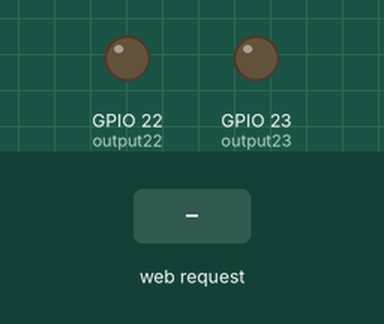
Simulated run of this sketch. Board: ESP32. On the bench: output pins drawn as LEDs (lit = HIGH). The test bench sets the inputs (shaded band). What the sketch prints to the serial monitor is not drawn.

Above: at 1.2 s.
1.3 s: HTTP request GET /22/on received
At 1.8 s:
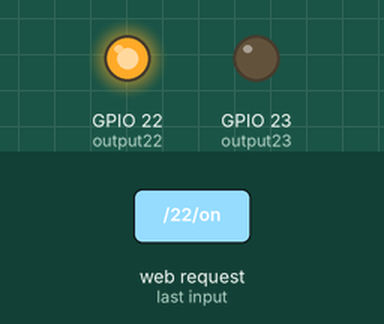
2.8 s: HTTP request GET /23/on received
At 4.0 s:
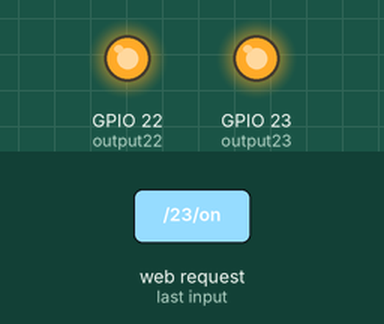
4.3 s: HTTP request GET /22/off received
At 5.3 s:
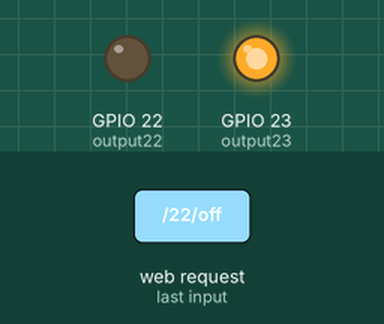
5.8 s: HTTP request GET /23/off received
At 6.4 s:
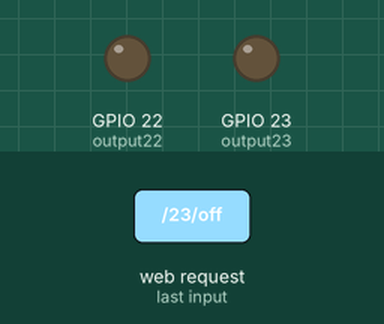
Timing chart, 0 to 8.3 s (numbered marks = the images above; inputs shaded):
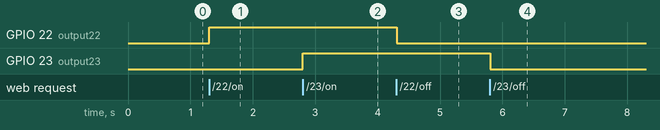

Measured:
- after the input at 1.3 s, GPIO 22 (output22): LOW → HIGH at once
- after the input at 2.8 s, GPIO 23 (output23): LOW → HIGH at once
- after the input at 4.3 s, GPIO 22 (output22): HIGH → LOW at once
- after the input at 5.8 s, GPIO 23 (output23): HIGH → LOW at once

The sketch:

ESP32_AP.ino
```cpp
#include <WiFi.h>

// Replace with your network credentials
const char* ssid     = "ESP32";
const char* password = "";

// Set web server port number to 80
WiFiServer server(80);

// Variable to store the HTTP request
String header;

// Auxiliar variables to store the current output state
String output22State = "off";
String output23State = "off";

// Assign output variables to GPIO pins
const int output22 = 22;
const int output23 = 23;

void setup() {
  Serial.begin(115200);
  // Initialize the output variables as outputs
  pinMode(output22, OUTPUT);
  pinMode(output23, OUTPUT);
  // Set outputs to LOW
  digitalWrite(output22, LOW);
  digitalWrite(output23, LOW);

  // Connect to Wi-Fi network with SSID and password
  Serial.print("Setting AP (Access Point)…");
  // Remove the password parameter, if you want the AP (Access Point) to be open
  WiFi.softAP(ssid, password);

  IPAddress IP = WiFi.softAPIP();
  Serial.print("AP IP address: ");
  Serial.println(IP);

  server.begin();
}

void loop(){
  WiFiClient client = server.available();   // Listen for incoming clients

  if (client) {                             // If a new client connects,
    Serial.println("New Client.");          // print a message out in the serial port
    String currentLine = "";                // make a String to hold incoming data from the client
    while (client.connected()) {            // loop while the client's connected
      if (client.available()) {             // if there's bytes to read from the client,
        char c = client.read();             // read a byte, then
        Serial.write(c);                    // print it out the serial monitor
        header += c;
        if (c == '\n') {                    // if the byte is a newline character
          // if the current line is blank, you got two newline characters in a row.
          // that's the end of the client HTTP request, so send a response:
          if (currentLine.length() == 0) {
            // HTTP headers always start with a response code (e.g. HTTP/1.1 200 OK)
            // and a content-type so the client knows what's coming, then a blank line:
            client.println("HTTP/1.1 200 OK");
            client.println("Content-type:text/html");
            client.println("Connection: close");
            client.println();

            // turns the GPIOs on and off
            if (header.indexOf("GET /22/on") >= 0) {
              Serial.println("GPIO 22 on");
              output22State = "on";
              digitalWrite(output22, HIGH);
            } else if (header.indexOf("GET /22/off") >= 0) {
              Serial.println("GPIO 22 off");
              output22State = "off";
              digitalWrite(output22, LOW);
            } else if (header.indexOf("GET /23/on") >= 0) {
              Serial.println("GPIO 23 on");
              output23State = "on";
              digitalWrite(output23, HIGH);
            } else if (header.indexOf("GET /23/off") >= 0) {
              Serial.println("GPIO 23 off");
              output23State = "off";
              digitalWrite(output23, LOW);
            }

            // Display the HTML web page
            client.println("<!DOCTYPE html><html>");
            client.println("<head><meta name=\"viewport\" content=\"width=device-width, initial-scale=1\">");
            client.println("<link rel=\"icon\" href=\"data:,\">");
            // CSS to style the on/off buttons
            // Feel free to change the background-color and font-size attributes to fit your preferences
            client.println("<style>html { font-family: Helvetica; display: inline-block; margin: 0px auto; text-align: center;}");
            client.println(".button { background-color: #4CAF50; border: none; color: white; padding: 16px 40px;");
            client.println("text-decoration: none; font-size: 30px; margin: 2px; cursor: pointer;}");
            client.println(".button2 {background-color: #555555;}</style></head>");

            // Web Page Heading
            client.println("<body><h1>ESP32 Web Server</h1>");

            // Display current state, and ON/OFF buttons for GPIO 22
            client.println("<p>GPIO 22 - State " + output22State + "</p>");
            // If the output22State is off, it displays the ON button
            if (output22State=="off") {
              client.println("<p><a href=\"/22/on\"><button class=\"button\">ON</button></a></p>");
            } else {
              client.println("<p><a href=\"/22/off\"><button class=\"button button2\">OFF</button></a></p>");
            }

            // Display current state, and ON/OFF buttons for GPIO 23
            client.println("<p>GPIO 23 - State " + output23State + "</p>");
            // If the output23State is off, it displays the ON button
            if (output23State=="off") {
              client.println("<p><a href=\"/23/on\"><button class=\"button\">ON</button></a></p>");
            } else {
              client.println("<p><a href=\"/23/off\"><button class=\"button button2\">OFF</button></a></p>");
            }
            client.println("</body></html>");

            // The HTTP response ends with another blank line
            client.println();
            // Break out of the while loop
            break;
          } else { // if you got a newline, then clear currentLine
            currentLine = "";
          }
        } else if (c != '\r') {  // if you got anything else but a carriage return character,
          currentLine += c;      // add it to the end of the currentLine
        }
      }
    }
    // Clear the header variable
    header = "";
    // Close the connection
    client.stop();
    Serial.println("Client disconnected.");
    Serial.println("");
  }
}
```
